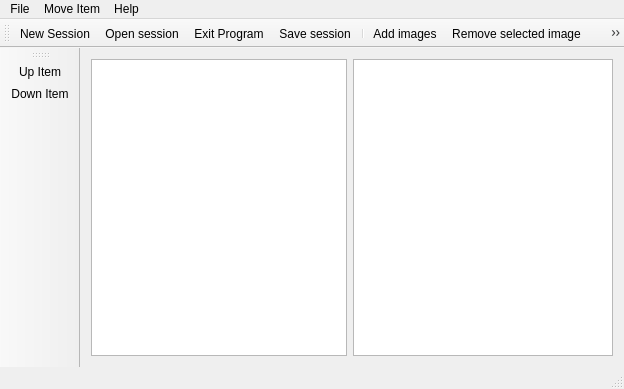
<?xml version="1.0" encoding="UTF-8"?>
<ui version="4.0">
 <class>MainWindow</class>
 <widget class="QMainWindow" name="MainWindow">
  <property name="geometry">
   <rect>
    <x>0</x>
    <y>0</y>
    <width>624</width>
    <height>389</height>
   </rect>
  </property>
  <property name="windowTitle">
   <string>Kate Pdf</string>
  </property>
  <widget class="QWidget" name="centralWidget">
   <layout class="QGridLayout" name="gridLayout_2">
    <item row="0" column="0">
     <layout class="QGridLayout" name="gridLayout">
      <item row="0" column="0">
       <widget class="QListWidget" name="listWidget">
        <property name="sizePolicy">
         <sizepolicy hsizetype="Fixed" vsizetype="Expanding">
          <horstretch>0</horstretch>
          <verstretch>0</verstretch>
         </sizepolicy>
        </property>
       </widget>
      </item>
      <item row="0" column="1">
       <widget class="MyGraphicsView" name="graphicsView">
        <property name="verticalScrollBarPolicy">
         <enum>Qt::ScrollBarAsNeeded</enum>
        </property>
        <property name="horizontalScrollBarPolicy">
         <enum>Qt::ScrollBarAsNeeded</enum>
        </property>
       </widget>
      </item>
     </layout>
    </item>
   </layout>
  </widget>
  <widget class="QMenuBar" name="menuBar">
   <property name="geometry">
    <rect>
     <x>0</x>
     <y>0</y>
     <width>624</width>
     <height>19</height>
    </rect>
   </property>
   <widget class="QMenu" name="menuFile">
    <property name="title">
     <string>File</string>
    </property>
    <addaction name="actionAdd_file"/>
    <addaction name="actionRemove_file"/>
    <addaction name="separator"/>
    <addaction name="actionZoom_to_image"/>
    <addaction name="actionLeftRotate"/>
    <addaction name="actionRightRotate"/>
    <addaction name="separator"/>
    <addaction name="actionSettings"/>
    <addaction name="actionExport_to_PDF"/>
    <addaction name="separator"/>
    <addaction name="actionNew_Session"/>
    <addaction name="actionLoad_file"/>
    <addaction name="actionSaveFile"/>
    <addaction name="actionSave_As"/>
    <addaction name="separator"/>
    <addaction name="actionExit_Program"/>
   </widget>
   <widget class="QMenu" name="menuMove_Item">
    <property name="title">
     <string>Move Item</string>
    </property>
    <addaction name="actionUpItem"/>
    <addaction name="actionDownItem"/>
   </widget>
   <widget class="QMenu" name="menuAbout">
    <property name="title">
     <string>Help</string>
    </property>
    <addaction name="actionAbout_PDF_converter"/>
    <addaction name="actionAbout_Qt_5"/>
   </widget>
   <addaction name="menuFile"/>
   <addaction name="menuMove_Item"/>
   <addaction name="menuAbout"/>
  </widget>
  <widget class="QToolBar" name="fileToolBar">
   <property name="windowTitle">
    <string>File toolbar</string>
   </property>
   <attribute name="toolBarArea">
    <enum>TopToolBarArea</enum>
   </attribute>
   <attribute name="toolBarBreak">
    <bool>false</bool>
   </attribute>
   <addaction name="actionNew_Session"/>
   <addaction name="actionLoad_file"/>
   <addaction name="actionExit_Program"/>
   <addaction name="actionSaveFile"/>
   <addaction name="separator"/>
   <addaction name="actionAdd_file"/>
   <addaction name="actionRemove_file"/>
   <addaction name="actionSettings"/>
   <addaction name="separator"/>
   <addaction name="actionExport_to_PDF"/>
   <addaction name="separator"/>
   <addaction name="actionZoom_to_image"/>
   <addaction name="actionLeftRotate"/>
   <addaction name="actionRightRotate"/>
   <addaction name="actionAbout_PDF_converter"/>
  </widget>
  <widget class="QStatusBar" name="statusBar"/>
  <widget class="QToolBar" name="moveToolBar">
   <property name="windowTitle">
    <string>Move toolbar</string>
   </property>
   <attribute name="toolBarArea">
    <enum>LeftToolBarArea</enum>
   </attribute>
   <attribute name="toolBarBreak">
    <bool>false</bool>
   </attribute>
   <addaction name="actionUpItem"/>
   <addaction name="actionDownItem"/>
  </widget>
  <action name="actionAdd_file">
   <property name="icon">
    <iconset resource="myresources.qrc">
     <normaloff>:/icons/add-image.png</normaloff>:/icons/add-image.png</iconset>
   </property>
   <property name="text">
    <string>Add images</string>
   </property>
  </action>
  <action name="actionRemove_file">
   <property name="icon">
    <iconset resource="myresources.qrc">
     <normaloff>:/icons/remove-image.png</normaloff>:/icons/remove-image.png</iconset>
   </property>
   <property name="text">
    <string>Remove selected image</string>
   </property>
   <property name="toolTip">
    <string>Remove selecte image</string>
   </property>
  </action>
  <action name="actionExport_to_PDF">
   <property name="icon">
    <iconset resource="myresources.qrc">
     <normaloff>:/icons/convert to pdf.png</normaloff>:/icons/convert to pdf.png</iconset>
   </property>
   <property name="text">
    <string>Export to PDF</string>
   </property>
  </action>
  <action name="actionUpItem">
   <property name="icon">
    <iconset resource="myresources.qrc">
     <normaloff>:/icons/up-arrow.png</normaloff>:/icons/up-arrow.png</iconset>
   </property>
   <property name="text">
    <string>Up Item</string>
   </property>
  </action>
  <action name="actionDownItem">
   <property name="icon">
    <iconset resource="myresources.qrc">
     <normaloff>:/icons/down-arrow.png</normaloff>:/icons/down-arrow.png</iconset>
   </property>
   <property name="text">
    <string>Down Item</string>
   </property>
  </action>
  <action name="actionExit_Program">
   <property name="icon">
    <iconset resource="myresources.qrc">
     <normaloff>:/icons/exit.png</normaloff>:/icons/exit.png</iconset>
   </property>
   <property name="text">
    <string>Exit Program</string>
   </property>
   <property name="toolTip">
    <string>Exit Program</string>
   </property>
  </action>
  <action name="actionAbout_PDF_converter">
   <property name="icon">
    <iconset resource="myresources.qrc">
     <normaloff>:/icons/info.png</normaloff>:/icons/info.png</iconset>
   </property>
   <property name="text">
    <string>About PDF converter</string>
   </property>
  </action>
  <action name="actionAbout_Qt_5">
   <property name="text">
    <string>About Qt 5</string>
   </property>
  </action>
  <action name="actionZoom_to_image">
   <property name="icon">
    <iconset resource="myresources.qrc">
     <normaloff>:/icons/adjustSize.png</normaloff>:/icons/adjustSize.png</iconset>
   </property>
   <property name="text">
    <string>Expand zoom</string>
   </property>
  </action>
  <action name="actionLeftRotate">
   <property name="icon">
    <iconset resource="myresources.qrc">
     <normaloff>:/icons/left.png</normaloff>:/icons/left.png</iconset>
   </property>
   <property name="text">
    <string>leftRotate</string>
   </property>
   <property name="toolTip">
    <string>Left rotation</string>
   </property>
  </action>
  <action name="actionRightRotate">
   <property name="icon">
    <iconset resource="myresources.qrc">
     <normaloff>:/icons/right.png</normaloff>:/icons/right.png</iconset>
   </property>
   <property name="text">
    <string>rightRotate</string>
   </property>
   <property name="toolTip">
    <string>Right rotation</string>
   </property>
  </action>
  <action name="actionPrecision_Rotation_Angle">
   <property name="text">
    <string>Precision Rotation Angle</string>
   </property>
  </action>
  <action name="actionPage_Orientation">
   <property name="text">
    <string>Page Orientation</string>
   </property>
  </action>
  <action name="actionKind_Of_Render">
   <property name="text">
    <string>Kind Of Render</string>
   </property>
  </action>
  <action name="actionPDF_resolution_in_DPI">
   <property name="text">
    <string>PDF resolution in DPI</string>
   </property>
  </action>
  <action name="actionSettings">
   <property name="icon">
    <iconset resource="myresources.qrc">
     <normaloff>:/icons/settings.png</normaloff>:/icons/settings.png</iconset>
   </property>
   <property name="text">
    <string>Settings</string>
   </property>
  </action>
  <action name="actionSaveFile">
   <property name="icon">
    <iconset resource="myresources.qrc">
     <normaloff>:/icons/save.png</normaloff>:/icons/save.png</iconset>
   </property>
   <property name="text">
    <string>Save session</string>
   </property>
  </action>
  <action name="actionLoad_file">
   <property name="icon">
    <iconset resource="myresources.qrc">
     <normaloff>:/icons/open.png</normaloff>:/icons/open.png</iconset>
   </property>
   <property name="text">
    <string>Open session</string>
   </property>
  </action>
  <action name="actionSave_As">
   <property name="text">
    <string>Save As</string>
   </property>
  </action>
  <action name="actionNew_Session">
   <property name="icon">
    <iconset resource="myresources.qrc">
     <normaloff>:/icons/newFile.png</normaloff>:/icons/newFile.png</iconset>
   </property>
   <property name="text">
    <string>New Session</string>
   </property>
  </action>
 </widget>
 <layoutdefault spacing="6" margin="11"/>
 <customwidgets>
  <customwidget>
   <class>MyGraphicsView</class>
   <extends>QGraphicsView</extends>
   <header>mygraphicsview.h</header>
  </customwidget>
 </customwidgets>
 <resources>
  <include location="myresources.qrc"/>
 </resources>
 <connections/>
</ui>
